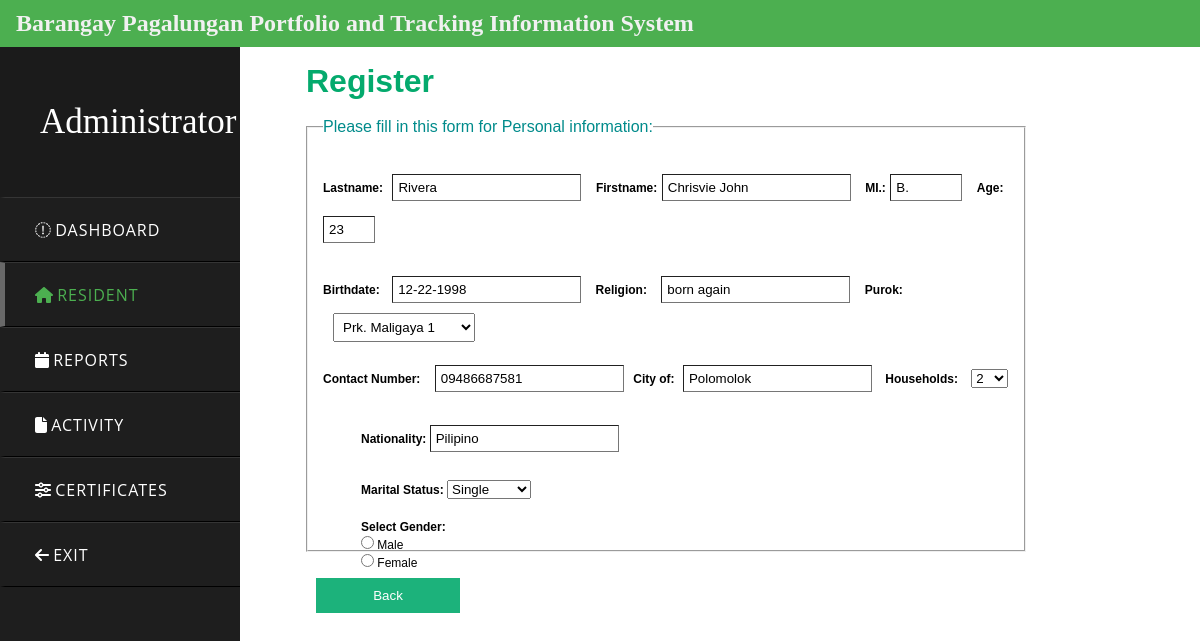
The app's page /NEW/residentprofileshow.php?id=1344 with its own data.
### tables this page shows
CREATE TABLE `residents` (
  `id` int(6) UNSIGNED NOT NULL,
  `lastname` varchar(30) NOT NULL,
  `firstname` varchar(30) NOT NULL,
  `middlename` varchar(50) NOT NULL,
  `birthdate` varchar(50) NOT NULL,
  `contactnumber` varchar(11) NOT NULL,
  `religion` varchar(50) NOT NULL,
  `city` varchar(50) NOT NULL,
  `household` varchar(2) NOT NULL,
  `address` varchar(50) DEFAULT NULL,
  `age` int(10) NOT NULL,
  `gender` varchar(10) NOT NULL,
  `status` varchar(10) NOT NULL,
  `nationality` varchar(20) NOT NULL,
  `reg_date` timestamp NOT NULL DEFAULT current_timestamp() ON UPDATE current_timestamp()
);

### NEW/residentprofileshow.php (the view, shortened to what this page needs)
<!DOCTYPE html>
<html lang="en" dir="ltr">
  <head>
    <link rel="stylesheet" href="dashboard.css">
    <link rel="stylesheet" href="https://cdnjs.cloudflare.com/ajax/libs/font-awesome/5.15.3/css/all.min.css"/>
<div class="header" >
  <h2>Barangay Pagalungan Portfolio and Tracking Information System</h2>
</div>
  </head>
  <body>
    <div class="sidebar">
      <header>Administrator</header>
      <a href="dashboard.php" >
      <i class="fas fa-chart-line-down"></i>
        <span>Dashboard</span>
      </a>
        <a href="resident.php" class="active" >
        <i class="fas fa-home"></i>
        <span >Resident</span>
      </a>
      <a href="residentreport1.php">
         <i class="fas fa-calendar"></i>
        <span>Reports</span>
      </a>
      <a href="activity.php">
        <i class="fas fa-file"></i>
        <span>Activity</span>
      </a>
      <a href="certificates.php">
        <i class="fas fa-sliders-h"></i>
        <span>Certificates</span>
      </a>
      <a href="managementlogin.php">
        <i class="fas fa-arrow-left"></i>
        <span>Exit</span>
      </a>
    </div>
  <tbody>
<form method="post" action="residentindex.php">
  <div class="container" id="divv" >
    <h1 style=" color:#04AA6D ;">Register</h1>
    <br>
     <fieldset style="padding: 15px;height: 400px;">
 <legend style="color: darkcyan;">Please fill in this form for Personal information:</legend>
 <?php
include_once 'conn.php';
$result = mysqli_query($conn,"SELECT * FROM residents  WHERE id='" . $_GET['id'] . "'");
$items= mysqli_fetch_array($result);
?>
    <br>
    <label for="lastname"><b>Lastname:</b></label>
    <input type="text" placeholder="Enter Lastname" name="lastname"  id="lastname" required style="  margin-left: 5px;" value="<?php echo $items['lastname'];?>">
    <label for="firstname" style="margin-left:10px;"><b>Firstname:</b></label>
    <input type="text" placeholder="Enter Firstname" name="firstname" id="firstname" required value="<?php echo $items['firstname'];?>">
    <label for="mi"style="margin-left:10px;"><b>MI.:</b></label>
    <input type="text" placeholder="Enter MI."name="middlename" id="mi" required value="<?php echo $items['middlename'];?>" style="width: 60px;">
    <label for="age"style="margin-left:10px;"><b>Age:</b></label>
    <input type="text" name="age" id="age" required style="width: 40px;"  value="<?php echo $items['age'];?>">
<br>
<br>
<label for="birthdate"  ><b>Birthdate:</b></label>
    <input type="text" placeholder="mm-dd-yy" name="birthdate"  id="birthdate" required style="  margin-left: 8px;" value="<?php echo $items['birthdate'];?>">
    <label for="religion" style="margin-left:10px;"><b>Religion:</b></label>
    <input type="text" placeholder="Enter Religion" name="religion" id="religion" required style="margin-left:10px;" value="<?php echo $items['religion'];?>">
        <label for="address" style="margin-left:10px;"><b>Purok:</b></label>
  <select id="ad" name="address" style="margin-left: 10px;" >
    <option type="radio" placeholder="Enter Address" name="address" id="address" required value="<?php echo $items['address'];?>">Prk. Maligaya 1
    <option type="radio" placeholder="Enter Address" name="address" id="address" required value="<?php echo $items['address'];?>">Prk. Maligaya 2
</select>
  <br>
  <br>
  <label for="contactnum" ><b>Contact Number:</b></label>
    <input style="margin-left:10px;"type="text" placeholder="Enter Number 09....." name="contactnumber" id="contactnum" required value="<?php echo $items['contactnumber'];?>">
<label for="city" style="margin-left:5px;"><b>City of:</b></labe l>
<input style="margin-left:5px;" type="text" name="city" value="<?php echo $items['city'];?>"checked >
<label for="household" style="margin-left:10px;"><b>Households:</b></label>
<select id="household" style="margin-left:10px;" name="household" value="<?php echo $items['household'];?>">
  <option type="radio" name="household" id="household" required value="<?php echo $items['household'];?>">2
  <option type="radio" name="household" id="household" required value="<?php echo $items['household'];?>">3
</select>
 <br>
 <br>
    <label for="nationality"style="margin-left:38px"><b>Nationality:</b></label>
    <input type="text" placeholder="Enter Nationality" name="nationality" id="nationality" value="<?php echo $items['nationality'];?>" required>
    <br>
    <br>
 <label for="tatus" style="margin-left:38px;"><b>Marital Status:</b></label>
<select id="brow" name="status">
  <option name="status" value="<?php echo $items['Single'];?>">Single
  <option name="status" value="<?php echo $items['Married'];?>">Married
</select>
<br>
<br>
    <label style="margin-left:38px;" for="gender"><b>Select Gender:</b> </label>
    <br>
      <input style="margin-left:38px;" type="radio" name="gender" value="<?php echo $items['gender'];?>"> Male <br>
   <input style="margin-left:38px;"type="radio" name="gender" value="<?php echo $items['gender'];?>"> Female
   <br>
       </fieldset>
     <br>
     <div>
    <button formaction="resident.php" type="submit" class="registerbtn" >Back</button>
</div>  </div>
</form>
</tbody></body>
</html>

### NEW/dashboard.css (style rules this page uses)
* { margin: 0; padding: 0; text-decoration: none; }
.sidebar { position: fixed; width: 240px; left: fixed; height: 100%; background: #1e1e1e; transition: all .5s ease; }
.sidebar header { font-size: 35px; font-style: bold; color: white; line-height: 70px; text-align: center; background: #1b1b1b; user-select: none; font-family: 'Brush Script MT', cursive; padding: 40px; }
.sidebar a { display: block; height: 65px; width: 100%; color: white; line-height: 65px; padding-left: 30px; box-sizing: border-box; border-bottom: 1px solid black; border-top: 1px solid rgba(255,255,255,.1); border-left: 5px solid transparent; font-family: 'Open Sans', sans-serif; transition: all .5s ease; }
a.active,a:hover { border-left: 5px solid dimgray; color: #4CAF50; }
.sidebar a span { letter-spacing: 1px; text-transform: uppercase; }

### NEW/residentprofileshow.php (style rules this page uses)
* { margin: 0; padding: 0; text-decoration: none; }
.header { background: #4CAF50; color: #f1f1f1; padding: 10px 16px; }
.container { font-family: Arial, Helvetica, sans-serif; margin-left: 290px; padding: 16px; background-color: white; width: 60%; position: fixed; height: 100%; overflow: visible; }
input[type=text], input[type=password] { padding: 5px; margin: 5px 0 10px 0; border-width: 1px; }
.registerbtn { background-color: #04AA6D; color: white; padding: 10px 10px; margin: 8px 0; border: none; cursor: pointer; width: 20%; opacity: 0.9; margin-left: 10px; }
#ad { cursor: pointer; }
a { color: dodgerblue; }
#ad { padding: 5px; }
label { font-size: 12px; }
#brow { cursor: pointer; }

### records on screen
residents: lastname "Rivera", firstname "Chrisvie John", middlename "B.", age "23", birthdate "12-22-1998", religion "born again", contactnumber "09486687581", city "Polomolok", household "2", nationality "Pilipino"
